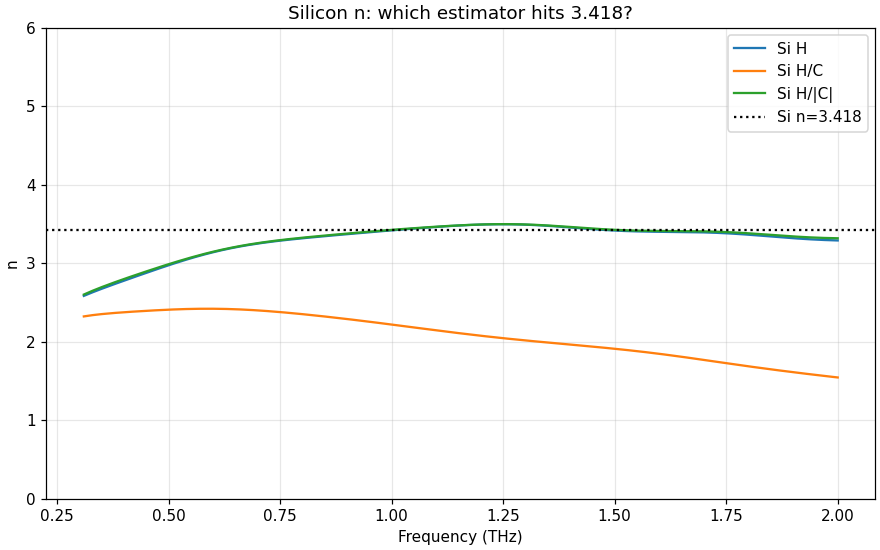

The script that saved this image:
"""Third estimator: H/|C| (magnitude-only de-distortion).

H        : self-ref, cancels timing, but front-spot AMP distortion in Y1s leaks in.
H/C      : = Y2s/Y2r, removes front distortion AND timing cancellation (re-injects
           absolute back-pulse timing offset -> wrong n when timing differs).
H/|C|    : removes only the front-spot AMPLITUDE distortion, keeps H's phase (so the
           inter-pulse timing cancellation that makes self-ref work is preserved).
Benchmark: Si n~3.418; CNT-0 vs CNT-90 must agree (same film).
"""
from __future__ import annotations
import os, sys
import numpy as np
import matplotlib; matplotlib.use('Agg'); import matplotlib.pyplot as plt
REPO = r'C:\Users\Samuel\matchbook\thz'; sys.path.insert(0, REPO)
from dataset_core import DataSet
from dataset_core.adapters import thz_adapter as thz
DATA = r'C:\Users\Samuel\Data\THz\Sam\2026-06-24_refl_testing\main_alignment_tests'
OUT = os.path.join(REPO,'explorations','reflection_phase_and_windowing')
config = {
    "general":{"show_graph":False},
    "geometry":{"theta_external_deg":45.0,"polarization":"s","n_sio2":1.95},
    "regions":{"first_reflection":(152.5,159),"second_reflection":(177,183.8)},
    "centering":{"mode":"crop"},"window":{"type":"hann","alpha":1.0,"half_width_ps":3.0},
    "pad":{"extend_factor":1.0},"fft":{"norm":"backward","amplitude_scale":1.0,"n_fft":2000},
    "transfer":{"self_reference":True,"apply_snr_mask":True,"min_ref_amp_rel":1e-3,
                "regularization_eps":1e-30,"unwrap_phase":True},
    "mask":{"snr_thresh_db":10,"tail_fraction":0.25,"min_contiguous_bins":3},
    "derive":{"eps_background":11.7},
}
def build():
    ds=DataSet(DATA,config=config); ds.load_all_data()
    thz.build_full_trace_reflection(ds); ds.group_files(keywords=['type'])
    thz.subtract_baseline(ds); thz.define_reflection_regions(ds,config)
    thz.window_pulses_fixed_width(ds,half_width_ps=3.0,show_graph=False)
    thz.fft_spectrum(ds,segment='second_reflection',n_fft=2000)
    thz.fft_spectrum(ds,segment='first_reflection',n_fft=2000)
    thz.transfer_function(ds,ref_type='reference'); return ds
def invert(ds,transform):
    for fn,obj in ds.data.items():
        if ds.data.is_reference(fn): continue
        p=obj.processing_dict; H=p.get('transfer_H'); C=p.get('selfref_correction')
        if H is not None and C is not None: p['transfer_H']=transform(H,C)
    thz.invert_nk_reflection(ds,geometry='window',theta_deg=45.0,polarization='s',n_window=1.95)
    return {fn:(o.processing_dict.get('fft_freq'),o.processing_dict.get('n'),o.processing_dict.get('k'))
            for fn,o in ds.data.items() if not ds.data.is_reference(fn)}
estimators={'H':lambda H,C:H,'H/C':lambda H,C:H/C,'H/|C|':lambda H,C:H/np.abs(C)}
results={name:invert(build(),tf) for name,tf in estimators.items()}
def bmed(f,y,lo=0.4,hi=1.5):
    m=(f*1e-12>=lo)&(f*1e-12<=hi)&np.isfinite(y); return np.nanmedian(y[m]) if m.any() else np.nan
def get(res,key):
    for fn in res:
        if key in fn: return res[fn]
def dis(a,b,lo=0.4,hi=1.5):
    fa,na,_=a; fb,nb,_=b; m=(fa*1e-12>=lo)&(fa*1e-12<=hi)&np.isfinite(na)&np.isfinite(nb)
    return np.nanmean(np.abs(na[m]-nb[m]))
print(f"\n{'estimator':8s} | {'Si n':>7s} (true 3.418) | {'CNT0 n':>7s} {'CNT90 n':>7s} | {'|dn| CNT0-90':>12s}")
for name in estimators:
    r=results[name]; si=get(r,'Si'); c0=get(r,'CNT-0'); c90=get(r,'CNT-90')
    print(f"{name:8s} | {bmed(*si):7.3f}            | {bmed(*c0):7.3f} {bmed(*c90):7.3f} | {dis(c0,c90):12.3f}")
# plot Si n for the three estimators
fig,ax=plt.subplots(figsize=(8,5),layout='constrained')
for name in estimators:
    f,n,_=get(results[name],'Si'); fthz=f*1e-12; b=(fthz>=0.3)&(fthz<=2.0)
    ax.plot(fthz[b],n[b],label=f'Si {name}')
ax.axhline(3.418,color='k',ls=':',label='Si n=3.418'); ax.set_ylim(0,6)
ax.set_xlabel('Frequency (THz)'); ax.set_ylabel('n'); ax.legend(); ax.grid(alpha=0.3)
ax.set_title('Silicon n: which estimator hits 3.418?')
fig.savefig(os.path.join(OUT,'audit_C_magnitude_only.png'),dpi=110)
print("\nsaved audit_C_magnitude_only.png")
